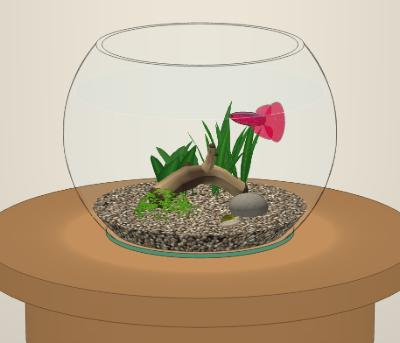
#> input picture src/examples/betta-bowl.jpg, 400 x 343 px, given in place of reef1.jpg, which was not available
$ python bg2-bake.py ../src/examples/betta-bowl.jpg ../src/examples/iwagumi.jpg
#> lines starting #> are read from the running program, lines starting #| are printed output that depends on the picture
"""BG2: bake the four picture backgrounds from CC0 / public-domain photos (sources in research/design/backgrounds.md).
Usage: python scripts/bg2-bake.py <srcdir with reef1.jpg plant1.jpg rock_wall_08.jpg ganges_river_pebbles.jpg> <outdir>"""
import sys, os
import numpy as np
from PIL import Image, ImageFilter, ImageEnhance
src, out = sys.argv[1], sys.argv[2]; os.makedirs(out, exist_ok=True)
W, H = 1600, 640
rs = np.random.RandomState(3)

def cover(im, box=None):
#> called with box = (0, 0.38, 1, 1)
    im = im.convert('RGB')
#> im is the input picture: PIL image 400x343 RGB; mean R, G, B 190.3, 172.2, 147.7
    if box: iw, ih = im.size; im = im.crop((int(box[0]*iw), int(box[1]*ih), int(box[2]*iw), int(box[3]*ih)))
#> after `iw, ih = im.size`: iw = 400; ih = 343
    k = max(W / im.width, H / im.height); im = im.resize((round(im.width*k), round(im.height*k)), Image.LANCZOS)
#> after `k = max(W / im.width, H / im.height)`: k = 4
#> after `im = im.resize((round(im.width * k), round(im.height * k)), Image.LANC`:
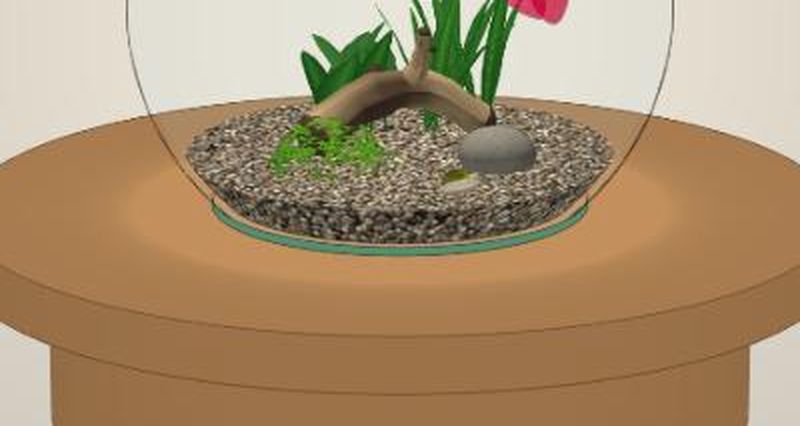
#> im: PIL image 1600x852 RGB (shown at 1/2 size); mean R, G, B 168.8, 144, 111.3
    l, t = (im.width - W) // 2, (im.height - H) // 2
#> l = 0; t = 106
    return im.crop((l, t, l + W, t + H))
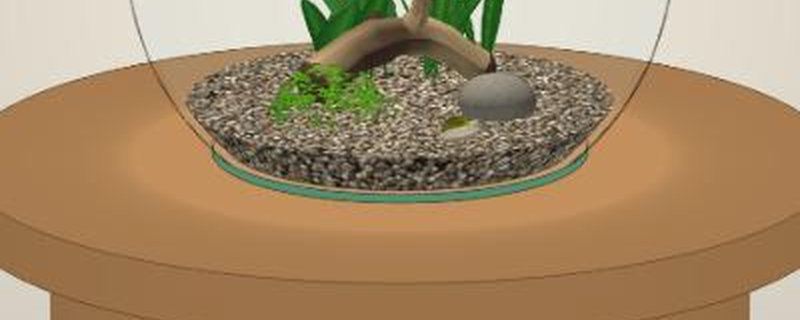
#> returned value: PIL image 1600x640 RGB (shown at 1/2 size); mean R, G, B 164.2, 137.3, 102.8

def finish(im, name, blur, sat, bright, tint, vig=0.55, floor=0.5, top=0.0):
#> called with name = 'reef.jpg', blur = 3.2, sat = 0.62, bright = 0.8, tint = (0.78, 0.95, 1.12), vig = 0.5, floor = 0.55, top = 0
    im = im.filter(ImageFilter.GaussianBlur(blur)); im = ImageEnhance.Color(im).enhance(sat)
    a = np.asarray(im, np.float32) * bright * np.array(tint, np.float32)
    y, x = np.mgrid[0:H, 0:W]
    d = np.sqrt(((x - W/2) / (W/2)) ** 2 + ((y - H*0.45) / (H*0.75)) ** 2)
    a *= (1 - vig * np.clip(d - 0.4, 0, 1) ** 1.4)[..., None]
    a *= (1 - floor * np.clip((y / H - 0.72) / 0.28, 0, 1))[..., None]           # dark base (substrate shadow)
    a *= (1 - top * np.clip((0.25 - y / H) / 0.25, 0, 1))[..., None]
    a += rs.randn(H, W, 1) * 3.0                                                  # grain
    Image.fromarray(np.clip(a, 0, 255).astype(np.uint8)).save(os.path.join(out, name), quality=74, optimize=True)

# reef: US FWS public-domain reef photo, lower part (corals), pulled toward blue, softened (depth of field)
finish(cover(Image.open(f'{src}/reef1.jpg'), (0, 0.38, 1, 1)), 'reef.jpg', 3.2, 0.62, 0.8, (0.78, 0.95, 1.12), 0.5, 0.55)
# planted: CC0 aquascape photo, the underwater planted belt, heavy blur, green-black
pl = Image.open(f'{src}/plant1.jpg').convert('RGB')
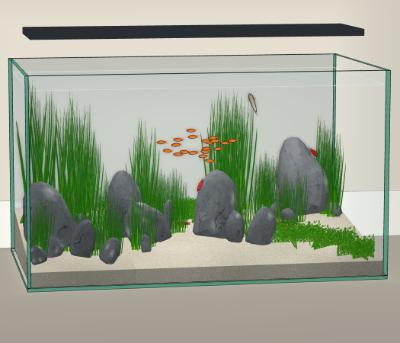
#> input picture src/examples/iwagumi.jpg, 400 x 343 px, given in place of plant1.jpg, which was not available
#> pl is the input picture: PIL image 400x343 RGB; mean R, G, B 156.2, 163.1, 145.7
bx, by = 1997, 1661  # a small fish in the photo: paint it out with plants from the right
pl.paste(pl.crop((bx - 170 + 420, by - 130, bx + 170 + 420, by + 130)), (bx - 170, by - 130))
finish(cover(pl, (0.03, 0.665, 0.93, 0.95)), 'plant.jpg', 5.5, 0.9, 0.85, (0.9, 1.0, 0.92), 0.55, 0.55, 0.15)
#> call 2 of cover, with box = (0.03, 0.665, 0.93, 0.95)
#> in cover (call 2), `im = im.crop((int(box[0] * iw), int(box[1] * ih), int(box[2] * iw), in`:
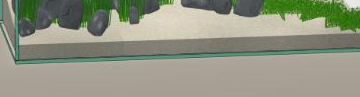
#> im: PIL image 360x97 RGB; mean R, G, B 144.7, 148, 129.6
#> in cover (call 2), `return im.crop((l, t, l + W, t + H))`:
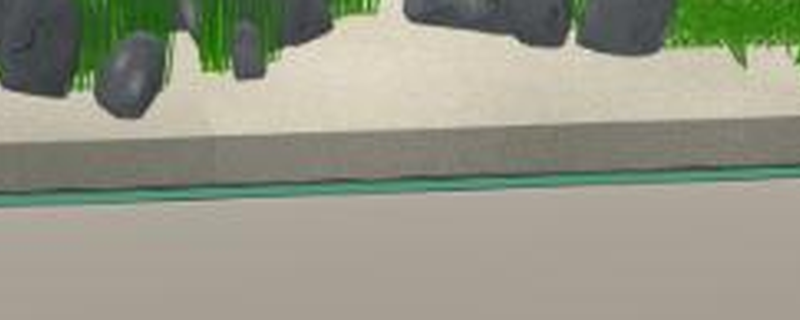
#> returned value: PIL image 1600x640 RGB (shown at 1/2 size); mean R, G, B 149.7, 150.9, 134.4
#> call 2 of finish, with name = 'plant.jpg', blur = 5.5, sat = 0.9, bright = 0.85, tint = (0.9, 1, 0.92), vig = 0.55, floor = 0.55, top = 0.15
#> in finish (call 2), `a *= (1 - floor * np.clip((y / H - 0.72) / 0.28, 0, 1))[..., None]`:
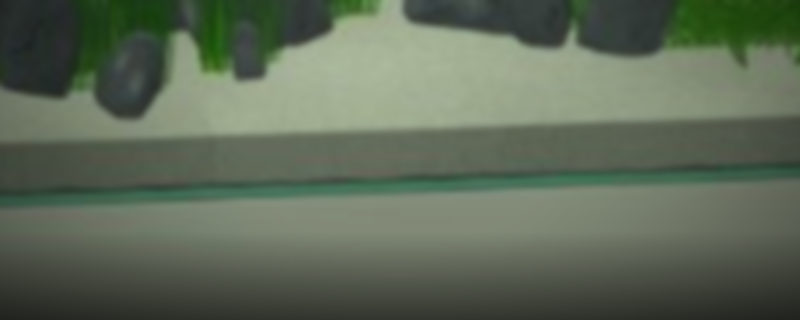
#> a: shape (640, 1600, 3) float32 (shown at 1/2 size); mean R, G, B 94.6, 106.2, 88
# rock: Poly Haven CC0 stone wall, slightly cooled, soft
im = Image.open(f'{src}/rock_wall_08.jpg').convert('RGB'); im = im.crop((0, 0, 2048, 819))
finish(im.resize((W, H), Image.LANCZOS), 'rock.jpg', 1.6, 0.8, 0.9, (0.9, 0.98, 1.08), 0.55, 0.45)
#> call 3 of finish, with name = 'rock.jpg', blur = 1.6, sat = 0.8, bright = 0.9, tint = (0.9, 0.98, 1.08), vig = 0.55, floor = 0.45, top = 0
#> in finish (call 3), `a *= (1 - vig * np.clip(d - 0.4, 0, 1) ** 1.4)[..., None]`:
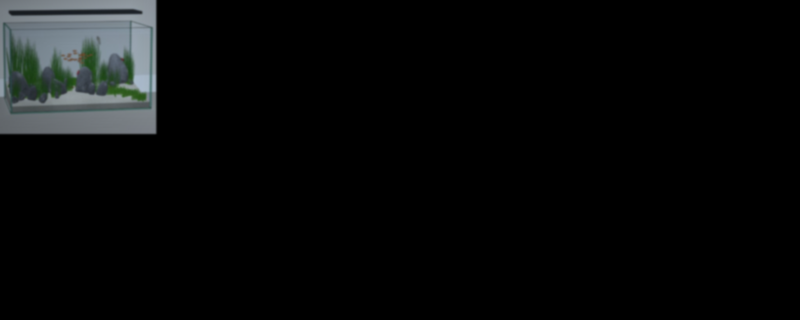
#> a: shape (640, 1600, 3) float32 (shown at 1/2 size); mean R, G, B 8.3, 9.3, 9.4
# river: Poly Haven CC0 river pebbles, teal underwater cast, top fades into murky water
#> (the run stopped early here; a loop or call above may not have finished)
